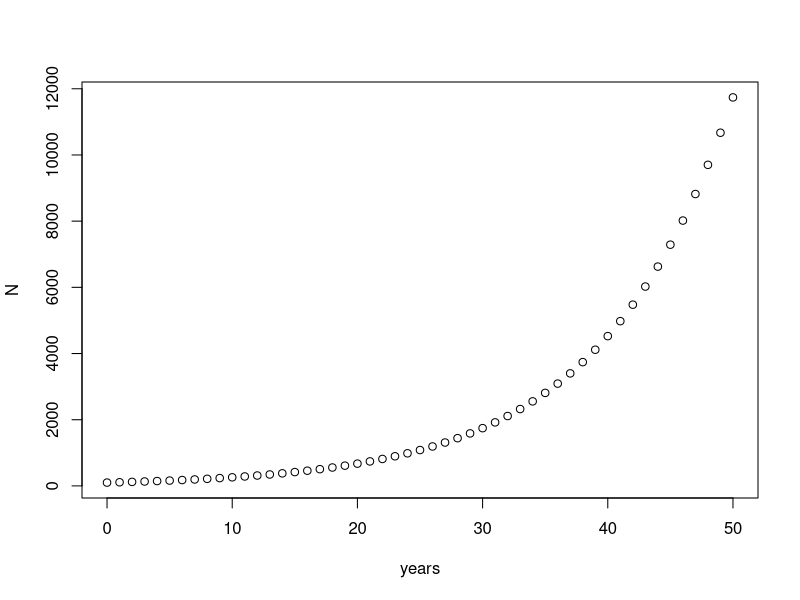

Reproduce this figure in R.
## ---- chunk 1
knitr::opts_chunk$set(echo = TRUE, cache = TRUE)
## ---- chunk 2
r <- 0.1     #Assign the value of 0.1 to the object "r"
N0 <- 100    #Assign the value of 100 to the object "N0"
nyears <- 50 #Assign the value of 50 to the object "nyears"
## ---- chunk 3
N0 * (1+r)   #Multiplies the value stored in the object "N0" by 1 plus the value stored in the object "r". As soon as you run this line of code, the result of the calculation is printed.
## ---- chunk 4
years <- seq(from=0, to=nyears, by=1)   #Creates a sequence of numbers from 0 to the value stored in the object "nyears" (in this case, 50). Because you've told this sequence to increase by 1, you've created a string of numbers from 0 - 50 that contains 51 elements. A single series of elements (e.g., a single column of numbers) is called a vector. You then assign this vector to the object "years".
years                                   #Print the value of the object "years" that you just created.
## ---- chunk 5
N <- numeric(nyears+1)    #Make an empty storage vector. The numeric() function takes the contents within the parentheses and converts those contents to the "numeric" class. Don't worry if this doesn't make sense -- what you need to know is that the value within the parentheses (in this case, 50+1=51) is used to tell this function how many zeros to create. So, this line of code creates a vector of 51 zeros, and assigns that vector to the object "N".
N                         #Prints the contents of the object "N".
## ---- chunk 6
N[1] <- N0                # The brackets [] are used to indicate the position of an element within a vector. This line of code assigns the value of the object "N0" (100) to the first element in the "N" object. Remember, the "N" object is a vector of 51 zeros. Now, the first zero is changed to 100.
lambda <- 1 + r           # (1 + r) is equal to lambda, the finite rate of growth.  This stores the result of the calculation (1 + 0.1 = 1.1) in the object "lambda".
for (i in 2:(nyears+1)){  # This for-loop will run through the line of code between the curly brackets {}. "i" is simply the name of a variable (you can use "j", or "k", instead -- any variable name will do). "i" changes each time the loop iterates; basically, it will increase by 1 each time the loop is run, starting at "2" up until the specified maximum number of loops "50+1". 
  N[i] <- lambda*N[i-1]   # This takes the [ith - 1] element of "N", multiplies that element by the value of lambda, then assigns that calculated result to the [ith] element of "N".
}                         # This ends the for-loop.
N                         # Now print the contents of the object "N".
## ---- chunk 7
plot(N~years)   #This plot() function tells R to plot the y variable by the x variable. "N" is the y variable (dependent variable), and "years" is the x variable (independent variable). The tilda "~" stands for "as a function of". There are many ways to customize the appearance of a plot in R - for now, just use the defaults.
